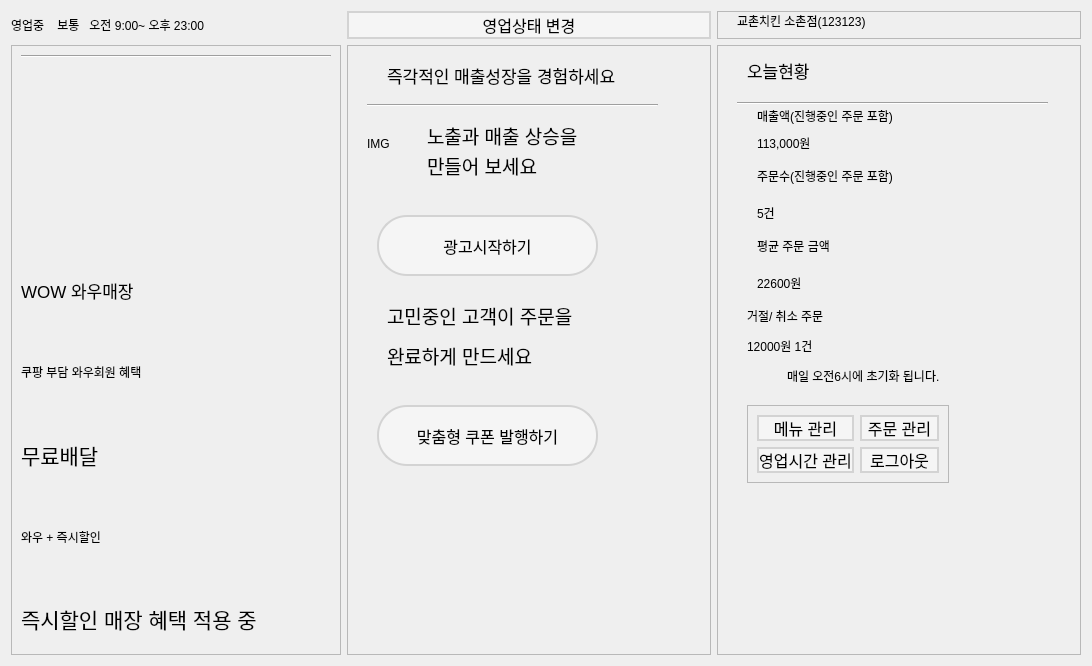
<?xml version="1.0" encoding="UTF-8"?>
<ui version="4.0">
 <class>Dashboard</class>
 <widget class="QWidget" name="Dashboard">
  <property name="geometry">
   <rect>
    <x>0</x>
    <y>0</y>
    <width>1092</width>
    <height>666</height>
   </rect>
  </property>
  <property name="windowTitle">
   <string>Form</string>
  </property>
  <layout class="QGridLayout" name="gridLayout">
   <item row="0" column="0">
    <widget class="QLabel" name="label_status">
     <property name="text">
      <string>영업중    보통   오전 9:00~ 오후 23:00</string>
     </property>
    </widget>
   </item>
   <item row="0" column="1">
    <widget class="QPushButton" name="pushButton">
     <property name="styleSheet">
      <string notr="true">QPushButton {
    background-color: #F5F5F5;
    border: 2px solid #D3D3D3;
    border-radius: 30px;
    font-size: 16px;
    color: black;
}

QPushButton:hover {
    background-color: #E0E0E0;
    border: 2px solid #B0B0B0;
}

QPushButton:pressed {
    background-color: #C0C0C0;
    border: 2px solid #A0A0A0;
}</string>
     </property>
     <property name="text">
      <string>영업상태 변경</string>
     </property>
    </widget>
   </item>
   <item row="0" column="2">
    <widget class="QFrame" name="frame">
     <property name="frameShape">
      <enum>QFrame::Shape::StyledPanel</enum>
     </property>
     <property name="frameShadow">
      <enum>QFrame::Shadow::Raised</enum>
     </property>
     <widget class="QLabel" name="label">
      <property name="geometry">
       <rect>
        <x>20</x>
        <y>0</y>
        <width>261</width>
        <height>20</height>
       </rect>
      </property>
      <property name="text">
       <string>교촌치킨 소촌점(123123)</string>
      </property>
     </widget>
    </widget>
   </item>
   <item row="1" column="1">
    <widget class="QFrame" name="frame_2">
     <property name="frameShape">
      <enum>QFrame::Shape::StyledPanel</enum>
     </property>
     <property name="frameShadow">
      <enum>QFrame::Shadow::Raised</enum>
     </property>
     <widget class="QLabel" name="label_4">
      <property name="geometry">
       <rect>
        <x>40</x>
        <y>10</y>
        <width>261</width>
        <height>41</height>
       </rect>
      </property>
      <property name="font">
       <font>
        <pointsize>13</pointsize>
       </font>
      </property>
      <property name="text">
       <string>즉각적인 매출성장을 경험하세요</string>
      </property>
     </widget>
     <widget class="Line" name="line_2">
      <property name="geometry">
       <rect>
        <x>20</x>
        <y>50</y>
        <width>291</width>
        <height>20</height>
       </rect>
      </property>
      <property name="orientation">
       <enum>Qt::Orientation::Horizontal</enum>
      </property>
     </widget>
     <widget class="QLabel" name="label_9">
      <property name="geometry">
       <rect>
        <x>20</x>
        <y>90</y>
        <width>66</width>
        <height>18</height>
       </rect>
      </property>
      <property name="text">
       <string>IMG</string>
      </property>
     </widget>
     <widget class="QLabel" name="label_10">
      <property name="geometry">
       <rect>
        <x>80</x>
        <y>80</y>
        <width>171</width>
        <height>21</height>
       </rect>
      </property>
      <property name="font">
       <font>
        <pointsize>14</pointsize>
       </font>
      </property>
      <property name="text">
       <string>노출과 매출 상승을 </string>
      </property>
     </widget>
     <widget class="QLabel" name="label_11">
      <property name="geometry">
       <rect>
        <x>80</x>
        <y>110</y>
        <width>131</width>
        <height>21</height>
       </rect>
      </property>
      <property name="font">
       <font>
        <pointsize>14</pointsize>
       </font>
      </property>
      <property name="text">
       <string>만들어 보세요</string>
      </property>
     </widget>
     <widget class="QPushButton" name="pushButton_2">
      <property name="geometry">
       <rect>
        <x>30</x>
        <y>170</y>
        <width>221</width>
        <height>61</height>
       </rect>
      </property>
      <property name="font">
       <font>
        <pointsize>-1</pointsize>
       </font>
      </property>
      <property name="styleSheet">
       <string notr="true">QPushButton {
    background-color: #F5F5F5;
    border: 2px solid #D3D3D3;
    border-radius: 30px;
    font-size: 16px;
    color: black;
}

QPushButton:hover {
    background-color: #E0E0E0;
    border: 2px solid #B0B0B0;
}

QPushButton:pressed {
    background-color: #C0C0C0;
    border: 2px solid #A0A0A0;
}</string>
      </property>
      <property name="text">
       <string>광고시작하기</string>
      </property>
     </widget>
     <widget class="QLabel" name="label_12">
      <property name="geometry">
       <rect>
        <x>40</x>
        <y>250</y>
        <width>201</width>
        <height>41</height>
       </rect>
      </property>
      <property name="font">
       <font>
        <pointsize>14</pointsize>
       </font>
      </property>
      <property name="text">
       <string>고민중인 고객이 주문을</string>
      </property>
     </widget>
     <widget class="QLabel" name="label_13">
      <property name="geometry">
       <rect>
        <x>40</x>
        <y>290</y>
        <width>201</width>
        <height>41</height>
       </rect>
      </property>
      <property name="font">
       <font>
        <pointsize>14</pointsize>
       </font>
      </property>
      <property name="text">
       <string>완료하게 만드세요</string>
      </property>
     </widget>
     <widget class="QPushButton" name="pushButton_3">
      <property name="geometry">
       <rect>
        <x>30</x>
        <y>360</y>
        <width>221</width>
        <height>61</height>
       </rect>
      </property>
      <property name="font">
       <font>
        <pointsize>-1</pointsize>
       </font>
      </property>
      <property name="styleSheet">
       <string notr="true">QPushButton {
    background-color: #F5F5F5;
    border: 2px solid #D3D3D3;
    border-radius: 30px;
    font-size: 16px;
    color: black;
}

QPushButton:hover {
    background-color: #E0E0E0;
    border: 2px solid #B0B0B0;
}

QPushButton:pressed {
    background-color: #C0C0C0;
    border: 2px solid #A0A0A0;
}</string>
      </property>
      <property name="text">
       <string>맞춤형 쿠폰 발행하기</string>
      </property>
     </widget>
    </widget>
   </item>
   <item row="1" column="2">
    <widget class="QFrame" name="frame_3">
     <property name="frameShape">
      <enum>QFrame::Shape::StyledPanel</enum>
     </property>
     <property name="frameShadow">
      <enum>QFrame::Shadow::Raised</enum>
     </property>
     <widget class="QLabel" name="label_5">
      <property name="geometry">
       <rect>
        <x>30</x>
        <y>0</y>
        <width>201</width>
        <height>51</height>
       </rect>
      </property>
      <property name="font">
       <font>
        <pointsize>13</pointsize>
       </font>
      </property>
      <property name="text">
       <string>오늘현황</string>
      </property>
     </widget>
     <widget class="Line" name="line_3">
      <property name="geometry">
       <rect>
        <x>20</x>
        <y>50</y>
        <width>311</width>
        <height>16</height>
       </rect>
      </property>
      <property name="orientation">
       <enum>Qt::Orientation::Horizontal</enum>
      </property>
     </widget>
     <widget class="QLabel" name="label_14">
      <property name="geometry">
       <rect>
        <x>40</x>
        <y>60</y>
        <width>201</width>
        <height>21</height>
       </rect>
      </property>
      <property name="text">
       <string>매출액(진행중인 주문 포함)</string>
      </property>
     </widget>
     <widget class="QLabel" name="label_15">
      <property name="geometry">
       <rect>
        <x>40</x>
        <y>90</y>
        <width>71</width>
        <height>16</height>
       </rect>
      </property>
      <property name="text">
       <string>113,000원</string>
      </property>
     </widget>
     <widget class="QLabel" name="label_16">
      <property name="geometry">
       <rect>
        <x>40</x>
        <y>160</y>
        <width>71</width>
        <height>16</height>
       </rect>
      </property>
      <property name="text">
       <string>5건</string>
      </property>
     </widget>
     <widget class="QLabel" name="label_17">
      <property name="geometry">
       <rect>
        <x>40</x>
        <y>120</y>
        <width>201</width>
        <height>21</height>
       </rect>
      </property>
      <property name="text">
       <string>주문수(진행중인 주문 포함)</string>
      </property>
     </widget>
     <widget class="QLabel" name="label_18">
      <property name="geometry">
       <rect>
        <x>40</x>
        <y>230</y>
        <width>71</width>
        <height>16</height>
       </rect>
      </property>
      <property name="text">
       <string>22600원</string>
      </property>
     </widget>
     <widget class="QLabel" name="label_19">
      <property name="geometry">
       <rect>
        <x>40</x>
        <y>190</y>
        <width>201</width>
        <height>21</height>
       </rect>
      </property>
      <property name="text">
       <string>평균 주문 금액</string>
      </property>
     </widget>
     <widget class="QLabel" name="label_20">
      <property name="geometry">
       <rect>
        <x>30</x>
        <y>290</y>
        <width>121</width>
        <height>21</height>
       </rect>
      </property>
      <property name="text">
       <string>12000원 1건</string>
      </property>
     </widget>
     <widget class="QLabel" name="label_21">
      <property name="geometry">
       <rect>
        <x>30</x>
        <y>260</y>
        <width>201</width>
        <height>21</height>
       </rect>
      </property>
      <property name="text">
       <string>거절/ 취소 주문</string>
      </property>
     </widget>
     <widget class="QLabel" name="label_22">
      <property name="geometry">
       <rect>
        <x>70</x>
        <y>320</y>
        <width>241</width>
        <height>21</height>
       </rect>
      </property>
      <property name="text">
       <string>매일 오전6시에 초기화 됩니다.</string>
      </property>
     </widget>
     <widget class="QFrame" name="frame_4">
      <property name="geometry">
       <rect>
        <x>30</x>
        <y>360</y>
        <width>202</width>
        <height>78</height>
       </rect>
      </property>
      <property name="frameShape">
       <enum>QFrame::Shape::StyledPanel</enum>
      </property>
      <property name="frameShadow">
       <enum>QFrame::Shadow::Raised</enum>
      </property>
      <layout class="QGridLayout" name="gridLayout_2">
       <item row="0" column="0">
        <widget class="QPushButton" name="btn_menu">
         <property name="styleSheet">
          <string notr="true">QPushButton {
    background-color: #F5F5F5;
    border: 2px solid #D3D3D3;
    border-radius: 30px;
    font-size: 16px;
    color: black;
}

QPushButton:hover {
    background-color: #E0E0E0;
    border: 2px solid #B0B0B0;
}

QPushButton:pressed {
    background-color: #C0C0C0;
    border: 2px solid #A0A0A0;
}</string>
         </property>
         <property name="text">
          <string>메뉴 관리</string>
         </property>
        </widget>
       </item>
       <item row="0" column="1">
        <widget class="QPushButton" name="btn_order">
         <property name="styleSheet">
          <string notr="true">QPushButton {
    background-color: #F5F5F5;
    border: 2px solid #D3D3D3;
    border-radius: 30px;
    font-size: 16px;
    color: black;
}

QPushButton:hover {
    background-color: #E0E0E0;
    border: 2px solid #B0B0B0;
}

QPushButton:pressed {
    background-color: #C0C0C0;
    border: 2px solid #A0A0A0;
}</string>
         </property>
         <property name="text">
          <string>주문 관리</string>
         </property>
        </widget>
       </item>
       <item row="1" column="0">
        <widget class="QPushButton" name="btn_time">
         <property name="styleSheet">
          <string notr="true">QPushButton {
    background-color: #F5F5F5;
    border: 2px solid #D3D3D3;
    border-radius: 30px;
    font-size: 16px;
    color: black;
}

QPushButton:hover {
    background-color: #E0E0E0;
    border: 2px solid #B0B0B0;
}

QPushButton:pressed {
    background-color: #C0C0C0;
    border: 2px solid #A0A0A0;
}</string>
         </property>
         <property name="text">
          <string>영업시간 관리</string>
         </property>
        </widget>
       </item>
       <item row="1" column="1">
        <widget class="QPushButton" name="btn_logout">
         <property name="styleSheet">
          <string notr="true">QPushButton {
    background-color: #F5F5F5;
    border: 2px solid #D3D3D3;
    border-radius: 30px;
    font-size: 16px;
    color: black;
}

QPushButton:hover {
    background-color: #E0E0E0;
    border: 2px solid #B0B0B0;
}

QPushButton:pressed {
    background-color: #C0C0C0;
    border: 2px solid #A0A0A0;
}</string>
         </property>
         <property name="text">
          <string>로그아웃</string>
         </property>
        </widget>
       </item>
      </layout>
     </widget>
    </widget>
   </item>
   <item row="1" column="0">
    <widget class="QFrame" name="frame_1">
     <property name="maximumSize">
      <size>
       <width>330</width>
       <height>16777215</height>
      </size>
     </property>
     <property name="frameShape">
      <enum>QFrame::Shape::StyledPanel</enum>
     </property>
     <property name="frameShadow">
      <enum>QFrame::Shadow::Raised</enum>
     </property>
     <layout class="QGridLayout" name="gridLayout_3">
      <item row="0" column="0">
       <widget class="Line" name="line">
        <property name="orientation">
         <enum>Qt::Orientation::Horizontal</enum>
        </property>
       </widget>
      </item>
      <item row="1" column="0">
       <layout class="QVBoxLayout" name="verticalLayout" stretch="1,0,0,0,0,0">
        <property name="spacing">
         <number>30</number>
        </property>
        <item>
         <widget class="QLabel" name="label_2">
          <property name="maximumSize">
           <size>
            <width>16777215</width>
            <height>170</height>
           </size>
          </property>
          <property name="text">
           <string/>
          </property>
          <property name="pixmap">
           <pixmap resource="LOGO.qrc">:/images/kyochon.jpg</pixmap>
          </property>
          <property name="scaledContents">
           <bool>true</bool>
          </property>
         </widget>
        </item>
        <item>
         <widget class="QLabel" name="label_23">
          <property name="font">
           <font>
            <pointsize>13</pointsize>
           </font>
          </property>
          <property name="text">
           <string>WOW 와우매장</string>
          </property>
         </widget>
        </item>
        <item>
         <widget class="QLabel" name="label_3">
          <property name="text">
           <string>쿠팡 부담 와우회원 혜택</string>
          </property>
         </widget>
        </item>
        <item>
         <widget class="QLabel" name="label_6">
          <property name="font">
           <font>
            <pointsize>16</pointsize>
           </font>
          </property>
          <property name="text">
           <string>무료배달</string>
          </property>
         </widget>
        </item>
        <item>
         <widget class="QLabel" name="label_8">
          <property name="text">
           <string>와우 + 즉시할인</string>
          </property>
         </widget>
        </item>
        <item>
         <widget class="QLabel" name="label_7">
          <property name="font">
           <font>
            <pointsize>16</pointsize>
           </font>
          </property>
          <property name="text">
           <string>즉시할인 매장 혜택 적용 중</string>
          </property>
         </widget>
        </item>
       </layout>
      </item>
     </layout>
    </widget>
   </item>
  </layout>
 </widget>
 <resources>
  <include location="LOGO.qrc"/>
 </resources>
 <connections/>
</ui>
